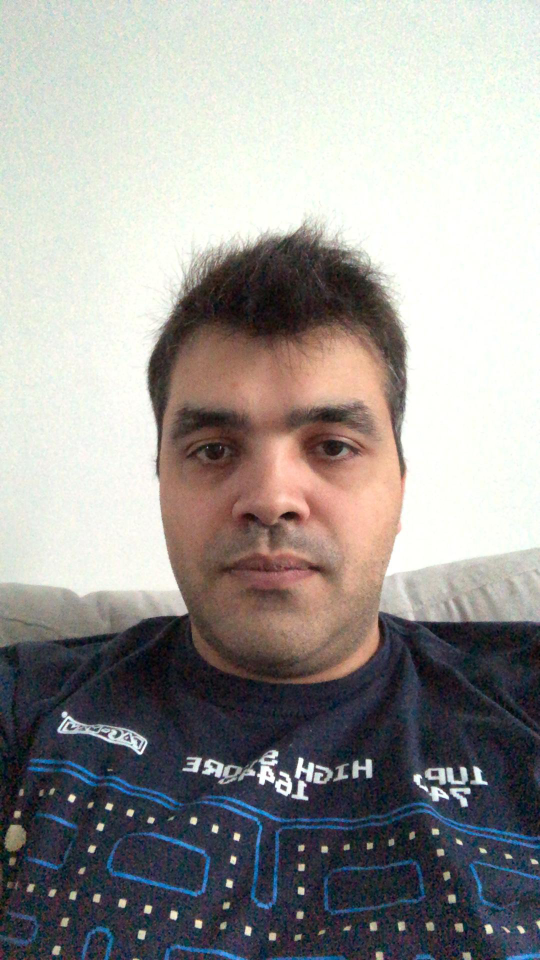
%> input picture img/images/src1.jpg, 1080 x 1920 px (shown at 1/2 size)
$ octave demo.m   (GNU Octave 9; MATLAB toolbox functions it lacks are replaced by stand-ins)
%> lines starting %> are read from the running program, lines starting %| are printed output that depends on the picture
### sig17mtp.m
function out_img = sig17mtp(source_img,ref_img)
% INPUT:
% source_img : Input Img to change lighting Condition, 3-channel double
% image
% ref_img : target lighting Condition Image, 3-channel double image
% OUTPUT:
% out_img : relighted Image, 3-channel double image


% Hyper Parameters
Niter=100;
wn= 1;wp= 1;wc = 1;
scale = 2;
addpath(genpath('../3DMM_edges'));

% rescale
source.ori_img = source_img;

source_img = imresize(source_img,1./scale);
ref_img = imresize(ref_img,1./scale);
source.diff = source.ori_img - imresize(source_img,size(source.ori_img(:,:,1)));

source.img = reshape(source_img,[],3);
ref.img = reshape(ref_img,[],3);

% Find Face Normals & 2D positions
tic;
[source.normal,source.mask,source.posMap]=img2facedata(source_img);
[ref.normal,ref.mask,ref.posMap]=img2facedata(ref_img);
toc;

source.normal = reshape(source.normal,[],3);
source.mask = reshape(source.mask(:,:,1),[],1);
source.posMap = reshape(source.posMap,[],3);

ref.normal = reshape(ref.normal,[],3);
ref.mask = reshape(ref.mask(:,:,1),[],1);
ref.posMap = reshape(ref.posMap,[],3);

%% transfer to Lab to transfer only with lightness
source.labimg = rgb2lab(source.img);
ref.labimg = rgb2lab(ref.img);

source.s = [wc*source.labimg(source.mask,1)./100 source.normal(source.mask,:)*wn source.posMap(source.mask,1:2)*wp];
ref.s = [wc*ref.labimg(ref.mask,1)./100 ref.normal(ref.mask,:)*wn ref.posMap(ref.mask,1:2)*wp];

%% transfer with RGB
%source.s = [wc*source.img(source.mask,:) source.normal(source.mask,:)*wn source.posMap(source.mask,1:2)*wp];
%ref.s = [wc*ref.img(ref.mask,:) ref.normal(ref.mask,:)*wn ref.posMap(ref.mask,1:2)*wp];


%% Color-Transfer
Ndim = size(source.s,2);
Si = source.s;
Ls = size(Si,1);
Sr = ref.s;

sigma=0.1;
Si_extra = Si;
for i=1:5
    Si_extra(i*Ls+(1:Ls),:) =Si;
    Si_extra(i*Ls+(1:Ls),1:3)=Si(:,1:3)+randn(Ls,3)*sigma;
end

R{1}=eye(Ndim);
for kiter=2:Niter
    R{kiter} = R{1}*orth(randn(Ndim));
end

So = pdf_transfer(Si_extra', Sr', R, 0.2);
So = So';

%% ouput for rgb
% [4 lines of commented-out code are left out]

%% ouput for only lightness
output = source.labimg;
output(source.mask,1)=So(1:Ls,1)*100;
output = lab2rgb(output);
output = reshape(output,size(source_img));
output_r = regrain(source_img,output,[0.125]);

%%
% output_r = output;
out_img = imresize(output_r,size(source.diff(:,:,1))) + source.diff;

### demo.m
addpath(genpath('.'));
% Siggraph 2017 MTP demo script
source_img = im2double(imread('img/images/src1.jpg'));
ref_img = im2double(imread('img/images/ref1.jpg'));
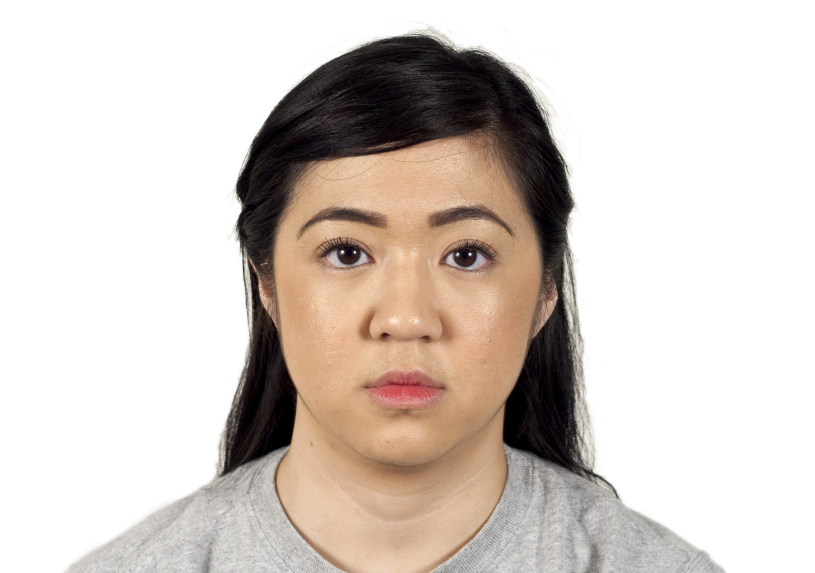
%> input picture img/images/ref1.jpg, 2444 x 1718 px (shown at 1/3 size)

tic;
out_img = sig17mtp(source_img,ref_img);
%> in sig17mtp, `source_img = imresize(source_img,1./scale);`:
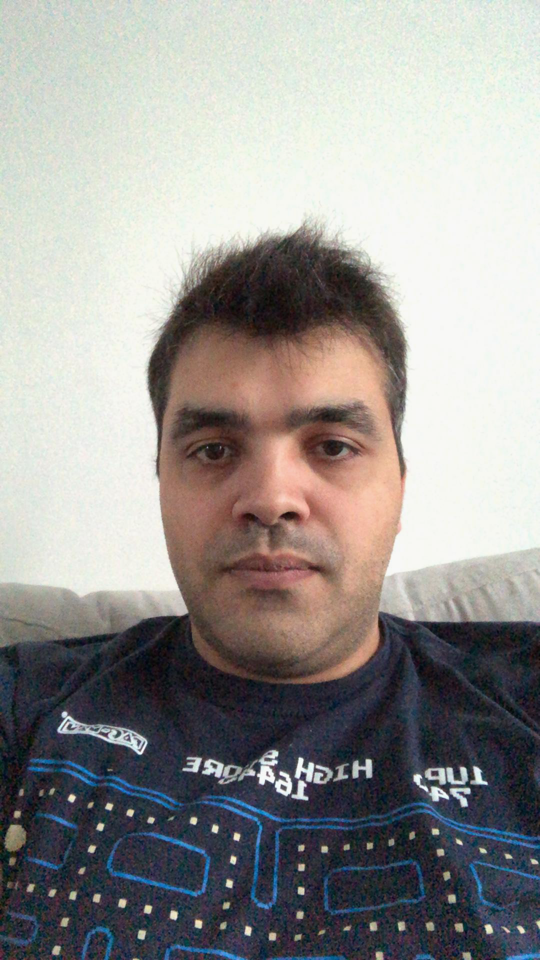
%> source_img: size 960x540x3 double; mean R, G, B 0.61, 0.6, 0.591; drawn with min black and max white
%> in sig17mtp, `source.diff = source.ori_img - imresize(source_img,size(source.ori_img..`:
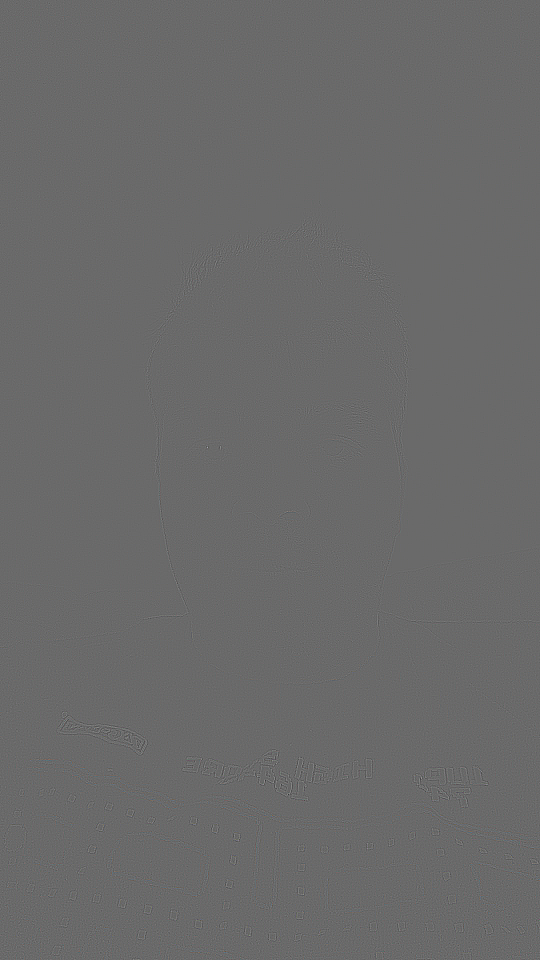
%> source.diff: size 1920x1080x3 double (shown at 1/2 size); mean R, G, B -1.98e-07, -2.37e-07, -2e-07; drawn with min black and max white
%> the run ends on the next line
